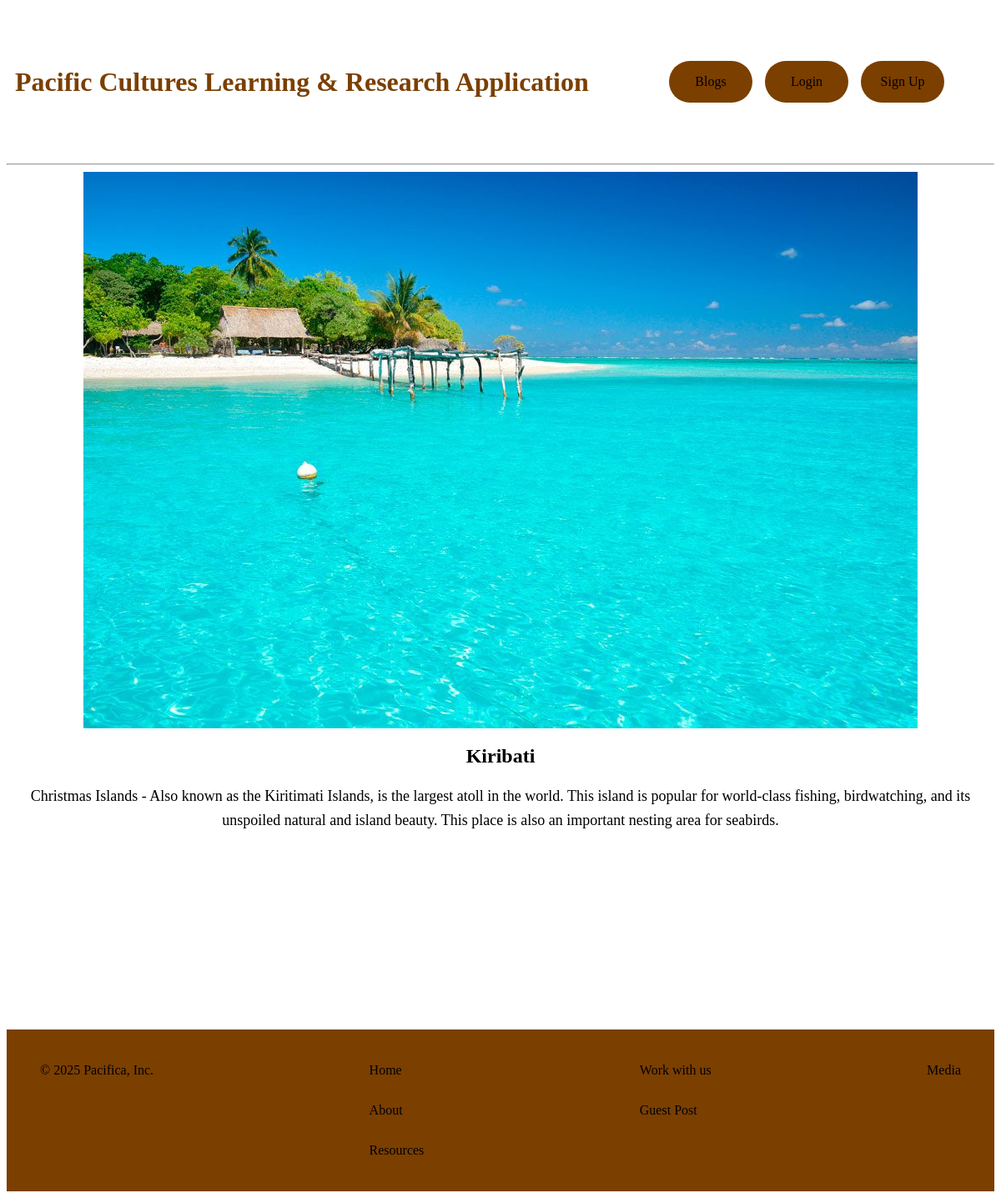
Screenshot of /attraction/attractions/1/ with the database file from the repository.
### attraction/models.py (models this page shows, shortened)
class Attraction(models.Model):
    name = models.CharField(max_length=100)
    description = models.TextField()
    features = models.TextField(max_length=100, default="No features available")
    image = models.ImageField(upload_to='dine_images/', null=True, blank=True)

### attraction/views.py (the view)
# urls.py: path('attractions/<int:pk>/', AttractionsDetailView.as_view(), name='attraction_details'),
class AttractionsDetailView(DetailView):
    model = Attraction
    template_name = "attractions_details.html"

### attraction/templates/attractions_details.html (shortened to what this page needs)
{% extends 'base.html' %}
{% block content %}
{% if attraction.image %}
    <img src="{{ attraction.image.url }}" alt="{{ attraction.name }} Image" class="attraction-details-image" />
{% else %}
    <p>No image available</p>
{% endif %}
<div class="attraction-container-header">
    <h2>{{ attraction.name }}</h2>
    <p>{{ attraction.description}} </p>
</div>
{% endblock %}

### static/css/base.css (style rules this page uses)
.attraction-details-image { display: block; text-align: center; margin: 0 auto; }
.attraction-container-header { text-align: center; }
.attraction-container-header p { text-align: center; font-size: 18px; line-height: 1.6; }

### rows the page displays
Attraction: image (picture), name "Kiribati", description "Christmas Islands - Also known as the Kiritimati Islands, is the largest atoll in the world. This island is popular for world-class fishing, birdwatching, and its unspoiled natural and island beauty. This place is also an important nesting area for seabirds."
